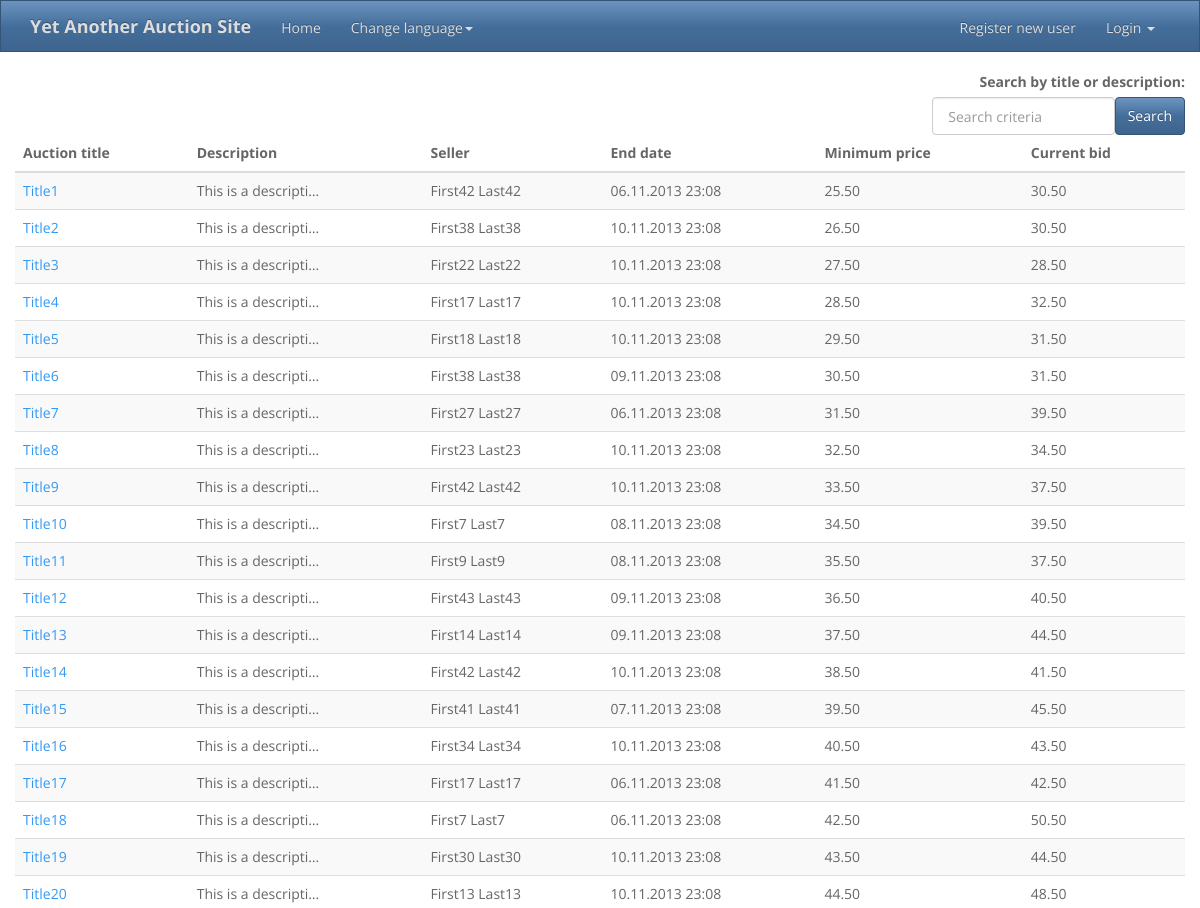
Before: /YAAS/ (upper part) with the older database file.
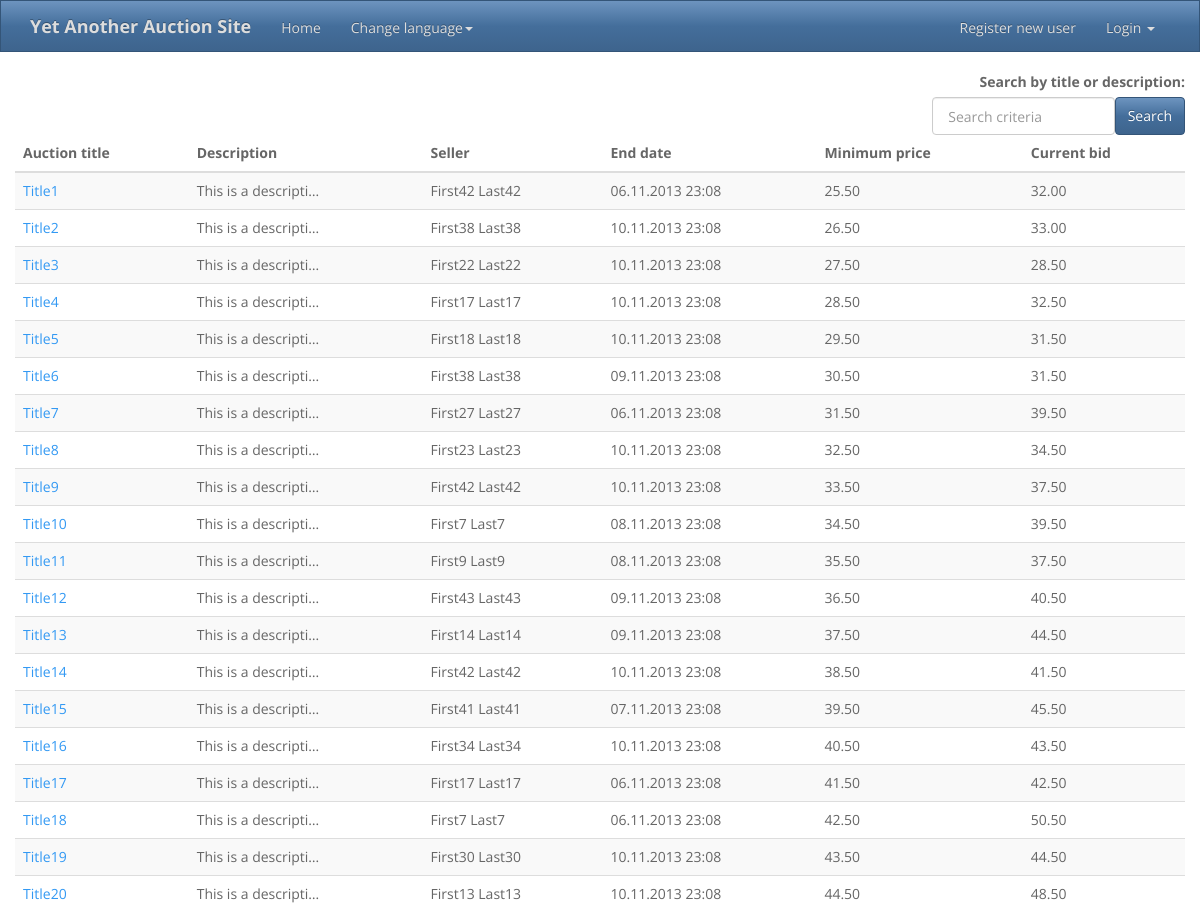
After: the same page with the newer database file.
### YAAS_app/models.py (models this page shows, shortened)
class Auction(models.Model):
    id = models.AutoField(primary_key=True)
    seller = models.ForeignKey(User, related_name='seller')
    title = models.CharField(max_length=30)
    description = models.TextField()
    start_date = models.DateTimeField(auto_now_add=True)
    updated_date = models.DateTimeField(auto_now=True)
    end_date = models.DateTimeField()
    minimum_price = models.DecimalField(max_digits=16, decimal_places=2)
    active = models.BooleanField(default=True)
    banned = models.BooleanField(default=False)
    winner = models.ForeignKey(User, related_name='winner', null=True, blank=True)
    @classmethod
    def getActive(cls):
        return cls.objects.filter(Q(active=True) & Q(banned=False))
    def getLatestBid(self):
        bid = Bid.getLatestBidForAuction(self)
        if bid:
            return bid.bid
        else:
            return 0.00

class Bid(models.Model):
    id = models.AutoField(primary_key=True)
    auction = models.ForeignKey(Auction)
    bidder = models.ForeignKey(User)
    bid = models.DecimalField(max_digits=16, decimal_places=2)
    timestamp = models.DateTimeField(auto_now_add=True)
    @classmethod
    def getLatestBidForAuction(cls, auction):
        try:
            bid = cls.objects.filter(auction=auction).latest("timestamp")
        except ObjectDoesNotExist:
            bid = None
        return bid

### YAAS_app/views.py (the view)
def home(request):
    template = "home.html"
    context = {"auctions": Auction.getActive()}
    return render_to_response(template, context, context_instance=RequestContext(request))

### templates/home.html (shortened to what this page needs)
{% extends "base.html" %}
{% load i18n %}
{% block content %}
    <div class="row"><label class="control-label pull-right">{% trans "Search by title or description:" %}</label></div>
    <div class="row">
        <form class="form-inline pull-right" action="/YAAS/auction/search/" method="post">
            <div class="form-group pull-left">
                <input type="text" class="form-control" name="criteria" placeholder=" Search criteria">
            </div>
            <input type="submit" class="btn btn-primary pull-right" value="Search">
        </form>
    </div>
    <div class="row">
        <table class="table table-striped table-hover">
            <thead>
            <tr>
                <th>{% trans "Auction title" %}</th>
                <th>{% trans "Description" %}</th>
                <th>{% trans "Seller" %}</th>
                <th>{% trans "End date" %}</th>
                <th>{% trans "Minimum price" %}</th>
                <th>{% trans "Current bid" %}</th>
            </tr>
            </thead>
            <tbody>
            {% for a in auctions %}
                <tr>
                    <td><a href="/YAAS/auction/{{ a.id }}/">{{ a.title }}</a></td>
                    <td>{{ a.description|truncatechars:20 }}</td>
                    <td>{{ a.seller.get_full_name }}</td>
                    <td>{{ a.end_date|date:"d.m.Y H:i" }}</td>
                    <td>{{ a.minimum_price|floatformat:2 }}</td>
                    <td>{{ a.getLatestBid|floatformat:2 }}</td>
                </tr>
            {% endfor %}
            </tbody>
        </table>
    </div>
{% endblock %}

### templates/base.html (shortened to what this page needs)
<!DOCTYPE html>
<html>
<head>
    {% load staticfiles %}
    <link rel="stylesheet" type="text/css" href="{% static "bootstrap/css/bootstrap.min.css" %}">
</head>
<body>
<div class="navbar navbar-inverse navbar-static-top">
    <div class="container">
        <b><a href="/YAAS/" class="navbar-brand">Yet Another Auction Site</a></b>
        <div class="collapse navbar-collapse navHeaderCollapse">
            <ul class="nav navbar-nav">
                <li><a href="/YAAS/">Home</a></li>
                <li class="dropdown">
                    <a href="#" class="dropdown-toggle" data-toggle="dropdown">Change language<strong class="caret"></strong></a>
                </li>
            </ul>
            <ul class="nav navbar-nav navbar-right">
                {% if user.is_authenticated %}
                <li><p class="navbar-text"><b>Logged in as {{ user.username }}</b></p></li>
                <li><a href="/YAAS/user/">Edit user info</a></li>
                <li><a href="/YAAS/logout/">Logout</a></li>
                {% else %}
                <li><a href="/YAAS/user/register/">Register new user</a></li>
                <li class="dropdown">
                    <a href="#" class="dropdown-toggle" data-toggle="dropdown">Login <strong class="caret"></strong></a>
                </li>
                {% endif %}
            </ul>
        </div>
    </div>
</div>
<div class="container">
    {% block content %}{% endblock %}
</div>
</body>
</html>

Changed rows visible on the page:
changed Auction "Title1": getLatestBid "30.50" → "32.00"
computed for Auction "Title2": getLatestBid "30.50" → "33.00"
